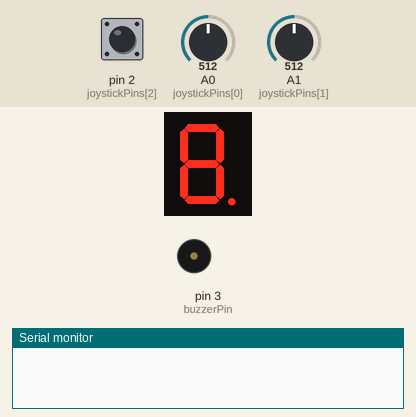
Recording of a sketch running on a simulated Arduino Uno, built with avr-gcc and run on an emulated ATmega328P. On the bench: 1-digit seven-segment display, buzzer (waves = sounding), the last lines printed to the serial monitor. Wiring (inferred from the names in the program): 1-digit 7-segment display, segments lit when LOW: segments pin 10, pin 9, pin 8, pin 7, pin 6, pin 5, pin 4, pin 12. The inputs (shaded band) are chosen by the test bench; at power-on: pin 2 (joystickPins[2]) HIGH, A0 (joystickPins[0]) = 512, A1 (joystickPins[1]) = 512. The segment pins are drawn as the display they are named for.

Above: at 1.2 s.
1.3 s: pin 2 (joystickPins[2]) pulled LOW for 0.15 s
At 1.37 s:
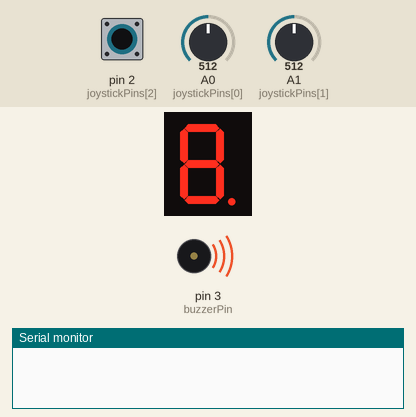
2.0 s: A0 (joystickPins[0]) set to 328
3.5 s: A0 (joystickPins[0]) set to 304
At 3.9 s:
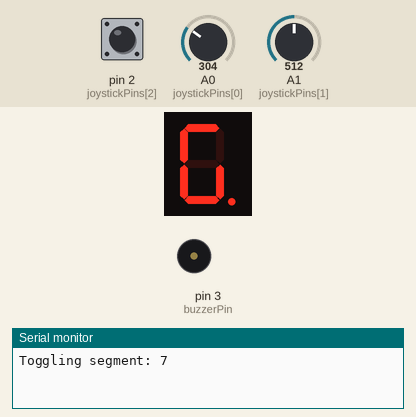
6.5 s: pin 2 (joystickPins[2]) pulled LOW for 3.2 s
At 6.75 s:
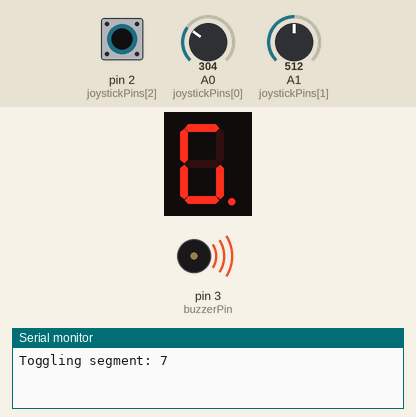
Timing chart, 0 to 11.3 s (numbered marks = the images above; inputs shaded):
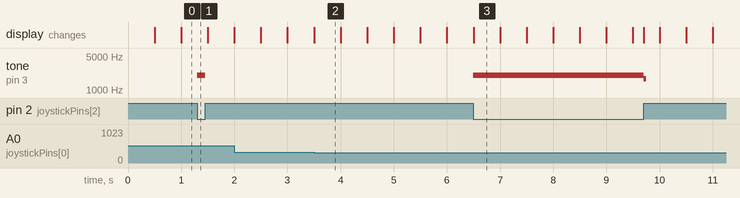

Measured:
- the behaviour switches between 312 and 311 on A0 (joystickPins[0]) (found by bisection; images 1 and 2)
- after the input at 1.3 s, tone on pin 3 (buzzerPin): silent → 2000 Hz at once, → silent 0.15 s later
- after the input at 3.5 s, the display: changes at once (image 2)
- after the input at 6.5 s, tone on pin 3 (buzzerPin): silent → 2000 Hz at once, → 1700 Hz 3.2 s later, → silent 0.05 s later
- what the display in image 2 shows lasts 0.5 s, from 3.5 s to 4.0 s

The sketch:

Project_3.ino
```cpp
constexpr uint8_t segmentPins[] = { 12, 10, 9, 8, 7, 6, 5, 4 };

constexpr uint8_t joystickPins[] = { A0, A1, 2 };

constexpr uint8_t buzzerPin = 3;

constexpr int buzzerFrequency = 2000;
// Define the dead zone for the joystick to avoid drift when in neutral position
constexpr int deadZone = 200;

constexpr unsigned long blinkInterval = 500;

constexpr unsigned long debounceDelay = 50;


int segmentState = 7;

int pinStates[8] = { 0 };

bool segmentBlinkState = false;
// Store the last time the display was updated
unsigned long previousMillis = 0;
// Store the neutral position values for the joystick
int neutralX, neutralY;

enum Direction { UP,
                 DOWN,
                 LEFT,
                 RIGHT,
                 NO_MOVEMENT };

Direction getJoystickDirection(int xValue, int yValue);

// Transition logic for the 7-segment display depending on the joystick direction
const int moveLogic[8][4] = {
  { -1, 6, 5, 1 }, { 0, 6, 5, -1 }, { 6, 3, 4, 7 }, { 6, -1, 4, 2 }, { 6, 3, -1, 2 }, { 0, 6, -1, 1 }, { 0, 3, -1, -1 }, { -1, -1, 2, -1 }
};


volatile bool buttonPressed = false;
volatile unsigned long buttonPressTime = 0;

// Set up the pins and initialize serial communication
void setup() {
  Serial.begin(9600);
  for (auto pin : segmentPins) {
    pinMode(pin, OUTPUT);
    digitalWrite(pin, LOW);  // Start with all LEDs off
  }
  pinMode(joystickPins[2], INPUT_PULLUP);  // Set the button pin with an internal pull-up
  pinMode(buzzerPin, OUTPUT);              // Set the buzzer pin as output
  // Read the neutral joystick position values
  neutralX = analogRead(joystickPins[0]);
  neutralY = analogRead(joystickPins[1]);
  attachInterrupt(digitalPinToInterrupt(joystickPins[2]), handleButtonPress, CHANGE);
}

void handleButtonPress() {
  static unsigned long lastInterruptTime = 0;
  unsigned long interruptTime = millis();

  // Debounce the button
  if (interruptTime - lastInterruptTime > debounceDelay) {
    buttonPressed = !buttonPressed;  // Toggle the state
    if (buttonPressed) {
      // Handle the button pressed event
      buttonPressTime = interruptTime;
      tone(buzzerPin, buzzerFrequency);  // Start the buzzer
    } else {
      // Handle the button released event
      noTone(buzzerPin);  // Stop the buzzer
      unsigned long buttonHoldTime = interruptTime - buttonPressTime;
      if (buttonHoldTime >= 3000) {
        // If held for 3 seconds, reset the segment display and play a tone
        for (int i = 0; i < 8; i++) {
          pinStates[i] = 0;
        }
        segmentState = 7;  // Reset to the initial segment state
        Serial.println("Resetting all segments.");
        tone(buzzerPin, buzzerFrequency - 300, 500);  // Play a different tone for reset
      } else {
        // If not held for 3 seconds, just toggle the current segment
        pinStates[segmentState] = !pinStates[segmentState];
        Serial.print("Toggling segment: ");
        Serial.println(segmentState);
      }
    }
  }
  lastInterruptTime = interruptTime;
}

// The main loop where the logic of the program is executed
void loop() {
  // Variables to handle the debounce mechanism
  static unsigned long lastDebounceTime = 0;
  static bool lastButtonState = HIGH;
  static bool buttonState = HIGH;

  // Read the current state of the button
  bool readButtonState = digitalRead(joystickPins[2]);

  // Debounce the button input
  if (readButtonState != lastButtonState) {
    lastDebounceTime = millis();
  }

  // Check if the button state has stabilized
  if ((millis() - lastDebounceTime) > debounceDelay) {
    // Check for a state change
    if (readButtonState != buttonState) {
      buttonState = readButtonState;
      // If the button has been pressed
      if (buttonState == LOW) {
        tone(buzzerPin, buzzerFrequency);  // Start the buzzer
        buttonPressTime = millis();        // Record the time the button was pressed
        buttonPressed = true;
      } else {
        noTone(buzzerPin);  // Stop the buzzer when the button is released
        unsigned long buttonHoldTime = millis() - buttonPressTime;
        // Determine if the button was held for more than 3 seconds
        buttonPressed = false;  // Reset the button press flag
      }
    }
  }

  // Remember the last button state
  lastButtonState = readButtonState;

  // Read the joystick values
  int xValue = analogRead(joystickPins[0]);
  int yValue = analogRead(joystickPins[1]);

  // Handle joystick movement with debounce logic
  if (millis() - lastDebounceTime > debounceDelay) {
    Direction direction = getJoystickDirection(xValue, yValue);
    // Check if the joystick was moved and update the segment state accordingly
    if (direction != NO_MOVEMENT) {
      int nextState = moveLogic[segmentState][direction];
      if (nextState != -1 && nextState != segmentState) {
        segmentState = nextState;
      }
      lastDebounceTime = millis();
    }
  }

  // Update the display with the current segment states
  displaySegmentState();
}

// Function to update the 7-segment display's LED states
void displaySegmentState() {
  unsigned long currentMillis = millis();
  // Handle blinking of the current segment
  if (currentMillis - previousMillis >= blinkInterval) {
    previousMillis = currentMillis;
    segmentBlinkState = !segmentBlinkState;
  }

  // Update the LEDs of the 7-segment display
  for (size_t i = 0; i < sizeof(segmentPins); i++) {
    if (i == segmentState) {
      digitalWrite(segmentPins[i], segmentBlinkState ? HIGH : LOW);
    } else {
      digitalWrite(segmentPins[i], pinStates[i] ? HIGH : LOW);
    }
  }
}

bool isJoystickInDeadZone = true;

// Function to determine the direction of the joystick movement
Direction getJoystickDirection(int xValue, int yValue) {
  // Check if the joystick is in the dead zone (no movement)
  if (abs(xValue - neutralX) < deadZone && abs(yValue - neutralY) < deadZone) {
    isJoystickInDeadZone = true;
  }

  if (!isJoystickInDeadZone) {
    return NO_MOVEMENT;
  }

  // Determine the direction of movement based on joystick position
  if (xValue < neutralX - deadZone) {
    isJoystickInDeadZone = false;
    return LEFT;
  }
  if (xValue > neutralX + deadZone) {
    isJoystickInDeadZone = false;
    return RIGHT;
  }
  if (yValue < neutralY - deadZone) {
    isJoystickInDeadZone = false;
    return UP;
  }
  if (yValue > neutralY + deadZone) {
    isJoystickInDeadZone = false;
    return DOWN;
  }
  // If none of the conditions are met, there is no movement
  return NO_MOVEMENT;
}
```
